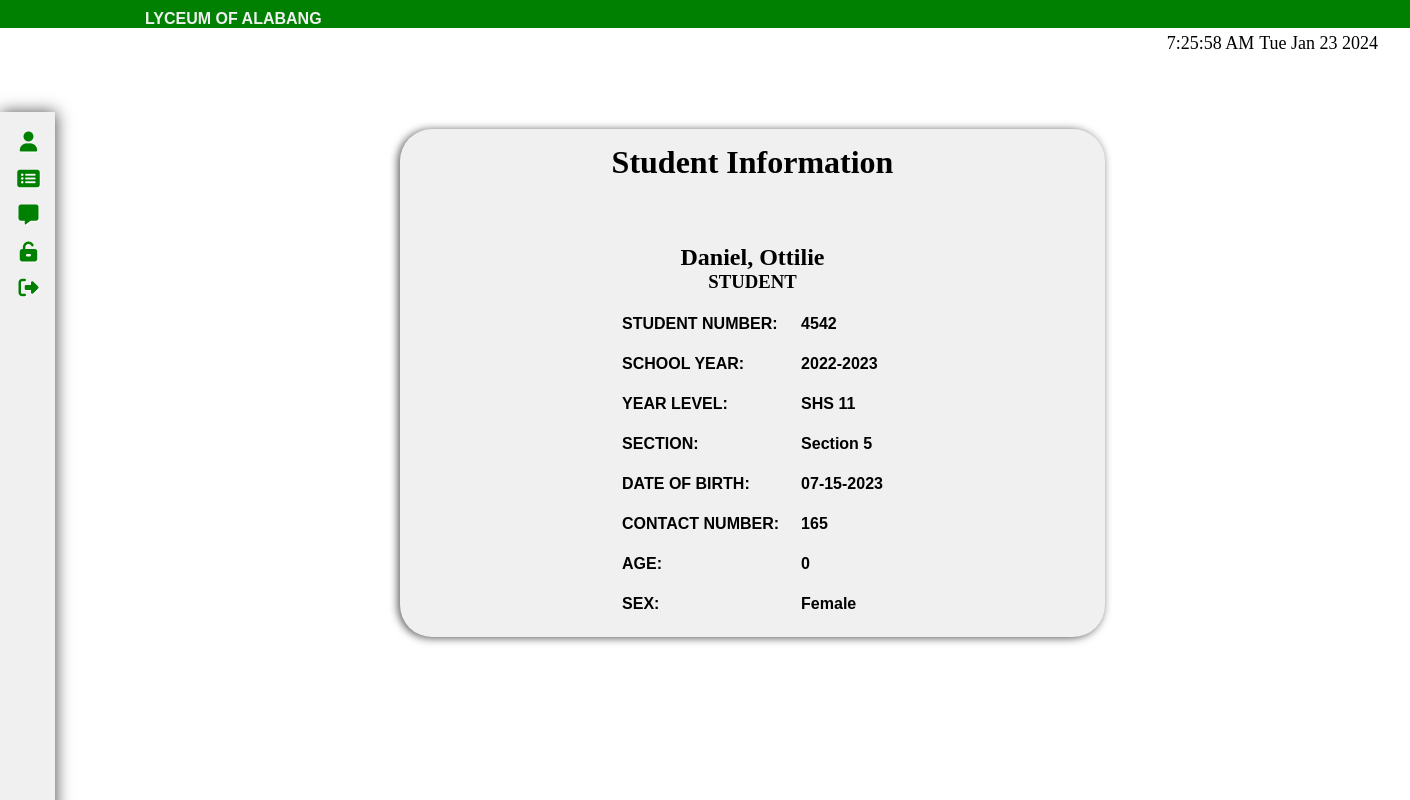
The app's page /Studentdashboard.php (signed in) with its own data.
### tables this page shows
CREATE TABLE `student_info` (
  `student_id` int(11) NOT NULL COMMENT 'AUTO INCREMENT',
  `student_no` varchar(255) DEFAULT NULL,
  `lastname` varchar(20) NOT NULL,
  `firstname` varchar(20) NOT NULL,
  `middlename` varchar(20) NOT NULL,
  `gender` varchar(12) NOT NULL,
  `date_of_birth` varchar(20) NOT NULL,
  `address` varchar(50) NOT NULL,
  `contact_number` varchar(55) DEFAULT NULL,
  `parent_name` varchar(32) NOT NULL,
  `permanent_address` varchar(50) NOT NULL,
  `student_course` varchar(32) NOT NULL,
  `year_level` varchar(25) NOT NULL,
  `school_year` varchar(20) NOT NULL,
  `student_section` varchar(32) NOT NULL,
  `student_subject` varchar(20) NOT NULL,
  `username` varchar(255) DEFAULT NULL,
  `password` varchar(255) DEFAULT NULL,
  `user_type` varchar(255) DEFAULT NULL,
  `email` varchar(255) DEFAULT NULL
);

### StudentComponents/StudentInformation.php (the view, shortened to what this page needs)
<?php
include("./phpfiles/connection.php");
$userId = $_SESSION['logged_in_user_id'];
$sql = "SELECT * FROM student_info WHERE student_id = ?";
$stmt = mysqli_prepare($conn, $sql);
mysqli_stmt_bind_param($stmt, "i", $userId);
mysqli_stmt_execute($stmt);
$result = mysqli_stmt_get_result($stmt);
$student = mysqli_fetch_assoc($result);
?>
<div class="mainshow">
    <h1 class="Student-info">
        Student Information
    </h1>
    <div class="profile">
    </div>
    <div class="student-name" id="student-name">
        <h2 class="SInfoname"><?php echo $student['lastname'] . ', ' . $student['firstname']; ?></h2>
        <h3 class="Status">STUDENT</h3>
    </div>
    <div class="sub-profile">
        <form action="">
            <table>
                <tr>
                    <th>STUDENT NUMBER: </th>
                    <th id="student-number"><?php echo $student['student_no']; ?></th>
                </tr>
                <tr>
                    <th>SCHOOL YEAR: </th>
                    <th><?php echo $student['school_year']; ?></th>
                </tr>
                <tr>
                    <th>YEAR LEVEL: </th>
                    <th id="student-year-level"><?php echo $student['year_level']; ?></th>
                </tr>
                <tr>
                    <th>SECTION: </th>
                    <th id="student-section"><?php echo $student['student_section']; ?></th>
                </tr>
                <th>DATE OF BIRTH: </th>
                <th><?php
                    $birthdate = new DateTime($student['date_of_birth']);
                    echo $birthdate->format('m-d-Y');
                    ?></th>
                <tr>
                    <th>CONTACT NUMBER: </th>
                    <th><?php echo $student['contact_number']; ?></th>
                </tr>
                <tr>
                    <th>AGE: </th>
                    <th>
                        <?php
                        $birthDate = new DateTime($student['date_of_birth']);
                        $today = new DateTime();
                        $age = $today->diff($birthDate)->y;
                        echo $age;
                        ?>
                    </th>
                </tr>
                <tr>
                    <th>SEX: </th>
                    <th><?php echo $student['gender']; ?></th>
                </tr>
            </table>
        </form>
    </div>
</div>

### css/style2.css (style rules this page uses)
:root { --Green: green; --Yellow: yellow; --Blue: blue; --White: #f0f0f0; --Gray: #424242eb; --Black: #000; }
:root { --font1: "Kaushan", sans-serif; --font2: "Gideon", sans-serif; }
*, body { margin: 0; padding: 0; box-sizing: border-box; }
.mainshow { display: inline-grid; align-items: center; justify-content: center; background-color: #f0f0f0; margin: 0 50vh; margin-top: 70px; width: 50%; border-radius: 2rem; box-shadow: -2px 1px 8px 0px rgba(0, 0, 0, 0.66); -webkit-box-shadow: -2px 1px 8px 0px rgba(0, 0, 0, 0.66); -moz-box-shadow: -2px 1px 8px 0px rgba(0, 0, 0, 0.66); }
.Student-info { text-align: center; align-items: flex-start; justify-content: flex-start; padding: 15px; font-family: "Gideon"; font-size: 300; }
.profile { display: block; text-align: center; align-items: center; justify-content: space-around; padding: 15px; }
.SInfoname, .Status { text-align: center; justify-content: space-around; align-items: center; }
.sub-profile { display: flex; text-align: justify; align-items: center; padding: 0 10px; justify-content: center; }
table, tr, th { text-align: justify; font-family: var(--font1); padding: 10px; }

### records on screen
student_info: lastname "Daniel", firstname "Ottilie", student_no "4542", school_year "2022-2023", year_level "SHS 11", student_section "Section 5", date_of_birth "07-15-2023", contact_number "165", gender "Female"
